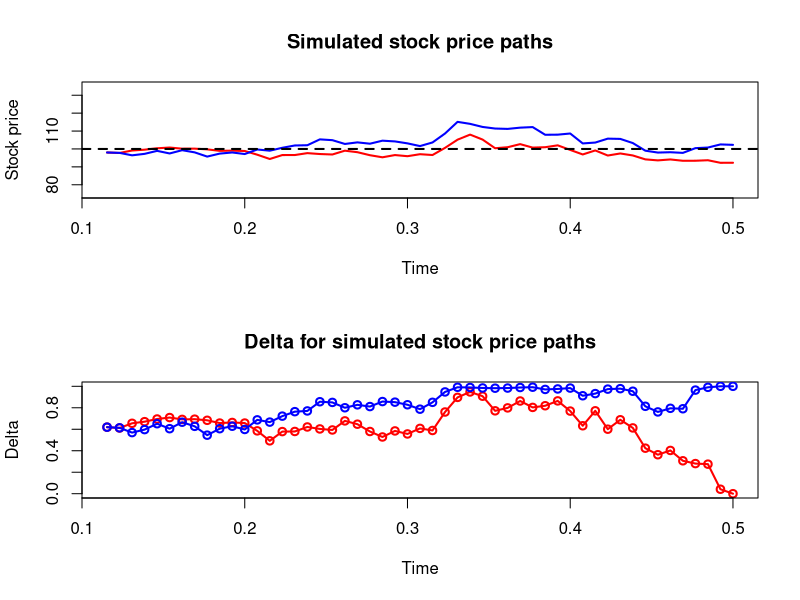
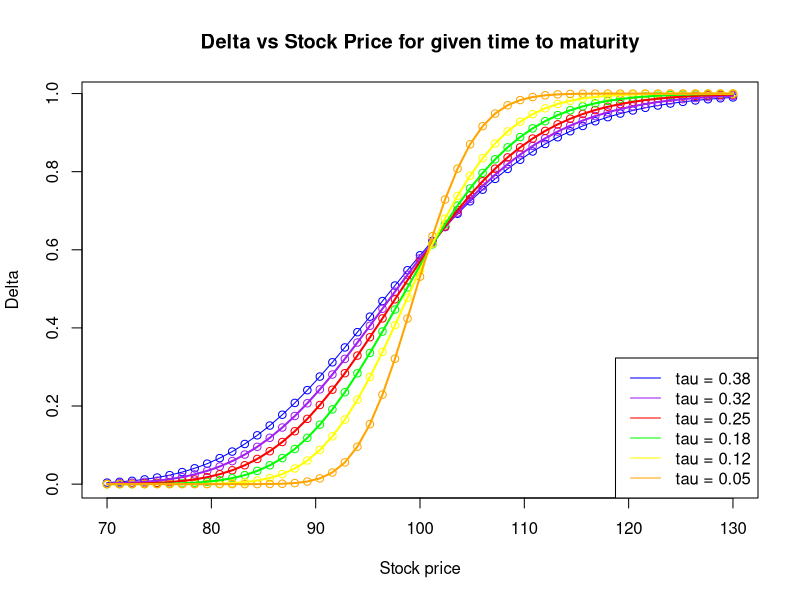

Write the R code that produced these figures, in order.

# clear variables and close windows
rm(list = ls(all = TRUE))
graphics.off()


# Delta Hedging dependencies
# Plot 1: In this plot we plot stock prices as geometric brownian motion 
# and calculate delta at each point as time to maturity decreases

# parameter settings
S0    = 98      # Initial price
K     = 100     # strike price
r     = 0.05    # current expectation of returns
sigma = 0.2     # volatility , std deviations around the drift
T     = 26/52   # time to maturity is 26 weeks, here in yearstt
steps = 50
tp    = 6/52    # present time is 6 weeks 
dt    = (T - tp)/steps
t     = seq(tp, T, by = dt)
Tau   = T - t

# set pseudo random numbers
set.seed(80)

# function for blackscholes call delta
black_scholes_delta = function(S, K, Tau, r, sigma) {
    d1 = (log(S/K) + (r + ((sigma * sigma)/2) * Tau))/(sigma * sqrt(Tau))
    return(pnorm(d1))
}

# function for std wiener process
std_wiener_process = function() {
    Wt1 = rnorm(length(t) - 1, 0, 1)
    Wt = c(0, (dt^0.5) * cumsum(Wt1))
    return(Wt)
}

# layout dividing screen into two
split.screen(c(2, 1))

# First Stock path and its plot and delta calculation 
wt = std_wiener_process()  #std wiener function for first stock path
St1 = S0 * exp(((r - (sigma^2)/2) * dt) + (sigma * wt))
screen(1)
plot(t, St1, type = "l", col = "red", ylim = c(75, 135), xlab = "Time", ylab = "Stock price", 
    frame = TRUE, lwd = 2)  # plot
    
# line showing the strike price
delta1 = black_scholes_delta(St1, K, Tau, r, sigma)  # calculation of delta for first stock path through 

# black_scholes_delta function 
# First Stock path and its plot and delta calculation 
wt2 = std_wiener_process()
St2 = S0 * exp(((r - (sigma^2)/2) * dt) + (sigma * wt2))
lines(t, St2, type = "l", col = "blue", lwd = 2)
delta2 = black_scholes_delta(St2, K, Tau, r, sigma)
title("Simulated stock price paths")
abline(h = K, col = 1, lty = 2, lwd = 2)

# ploting of delta for the two stock paths 
screen(2)
plot(t, delta1, ylim = c(0, 1), col = "red", xlab = "Time", ylab = "Delta", 
    frame = TRUE, lwd = 2)
lines(t, delta1, col = "red", lwd = 2)
points(t, delta2, col = "blue", lwd = 2)
lines(t, delta2, col = "blue", lwd = 2)
abline(h = K, col = 1, lty = 2, lwd = 2)
title("Delta for simulated stock price paths")

# Plot 2
# We plot delta vs stock price for different time to maturities
# parameter settings
Smin   = 70         # lower bound of stock price
Smax   = 130        # upper bound of stock price
taumin = 0.05       # lower bound of time to maturity
taumax = 20/52      # upper bound of time to maturity
S0     = 98         # initial stock pricet
K      = 100        # strike price
r      = 0.05       # interest rate
sigma  = 0.2        # volatility
steps  = 50
tsteps = 5
T      = 26/52
St     = seq(Smax, Smin, by = -(Smax - Smin)/(steps))
taus   = seq(taumax, taumin, by = -(taumax - taumin)/tsteps)  # different time to maturity
delta  = matrix(0, (steps + 1), length(taus))

# function for delta
black_scholes_delta = function(S, K, Tau, r, sigma) {
    d1 = (log(S/K) + (r + sigma^2/2) * Tau)/(sigma * sqrt(Tau))
    return(pnorm(d1))
}

# calculation delta for the different Stock price at constant time to maturity
for (i in 1:length(taus)) {
    delta[, i] = black_scholes_delta(St, K, taus[i], r, sigma)
}
dev.new()
plot(St, delta[, 1], col = "blue", xlab = "Stock price", ylab = "Delta", main = "Delta vs Stock Price for given time to maturity")
lines(St, delta[, 1], col = "blue")

points(St, delta[, 2], col = "purple")
points(St, delta[, 3], col = "red")
points(St, delta[, 4], col = "green")
points(St, delta[, 5], col = "yellow")
points(St, delta[, 6], col = "orange")

lines(St, delta[, 2], col = "purple", lwd = 2)
lines(St, delta[, 3], col = "red", lwd = 2)
lines(St, delta[, 4], col = "green", lwd = 2)
lines(St, delta[, 5], col = "yellow", lwd = 2)
lines(St, delta[, 6], col = "orange", lwd = 2)

legend("bottomright", c(paste("tau =", round(taus[1:6], digits = 2))), col = c("blue", 
    "purple", "red", "green", "yellow", "orange"), lty = 1) 
